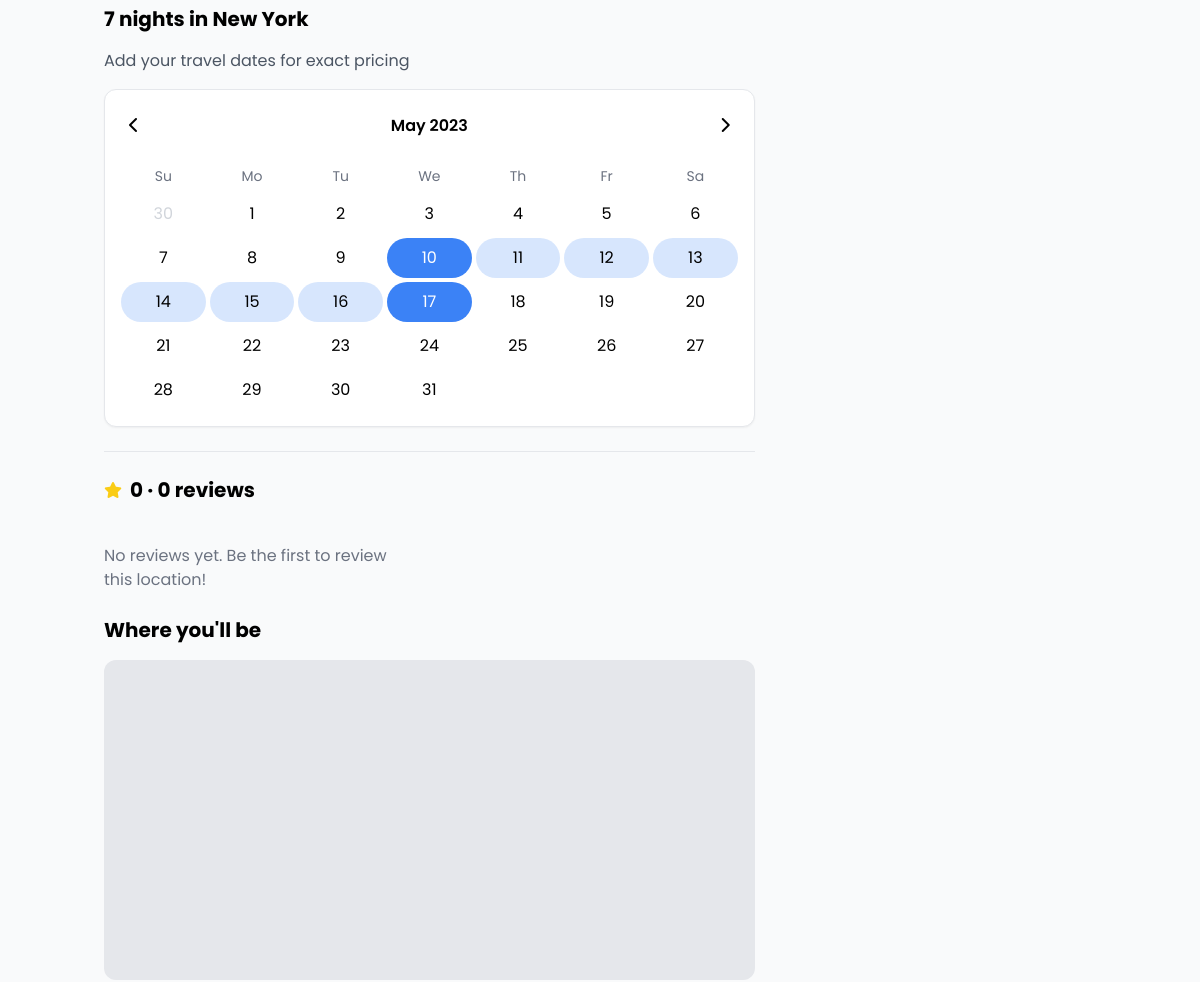
Before: /details/1 (middle part) with the older database file.
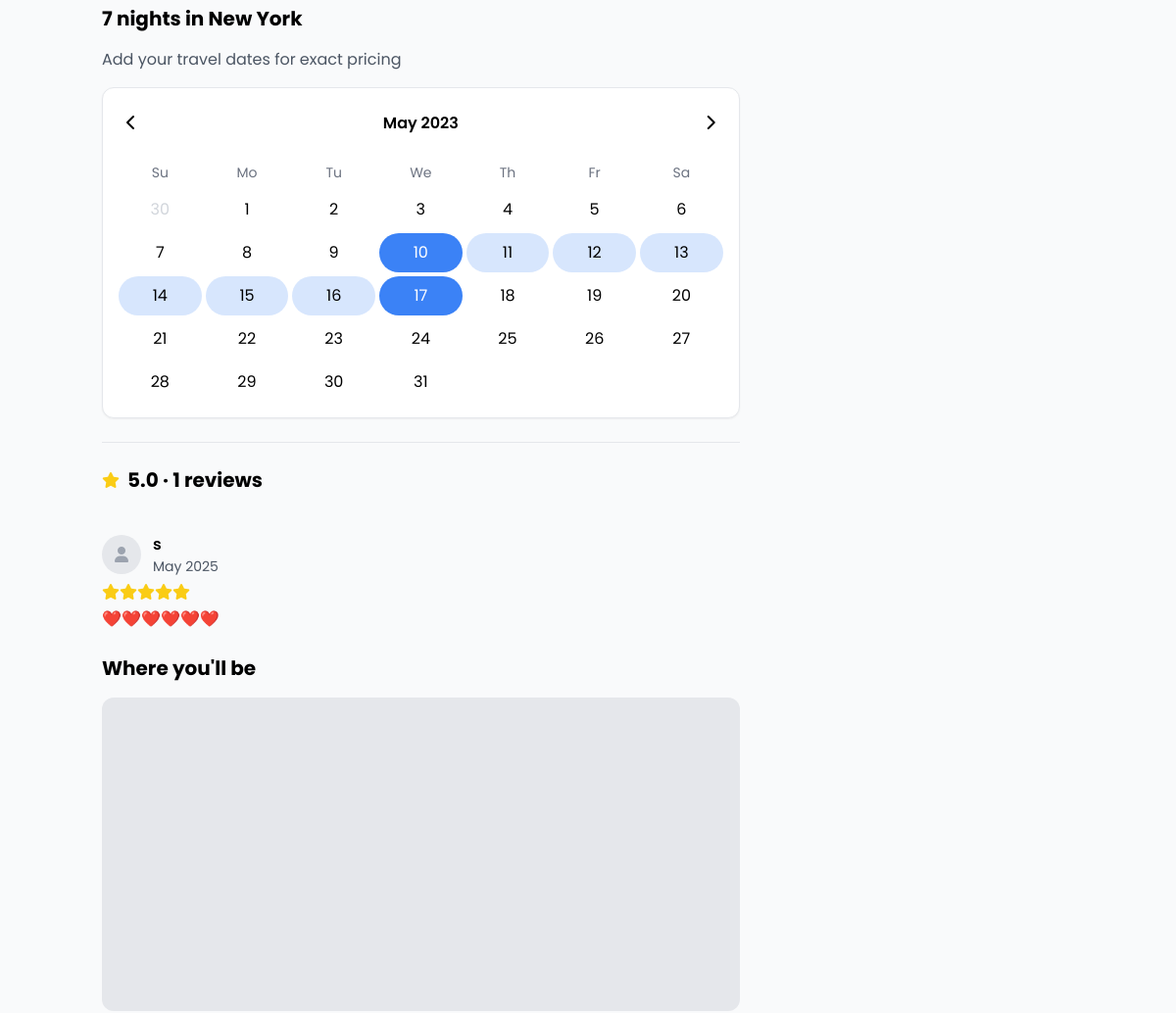
After: the same page with the newer database file.
### location/models.py (models this page shows, shortened)
class Location(models.Model):
    name = models.CharField(max_length=50)
    description = models.TextField()
    rent = models.IntegerField()
    distance = models.IntegerField()
    location = models.CharField(max_length=50)
    image = models.ImageField(upload_to='products/')
    facilities = models.TextField()
    host = models.ForeignKey('authentication.Host', on_delete=models.CASCADE, related_name='properties')
    created_at = models.DateTimeField(auto_now_add=True)
    updated_at = models.DateTimeField(auto_now=True)
    latitude = models.DecimalField(max_digits=9, decimal_places=6, null=True, blank=True)
    longitude = models.DecimalField(max_digits=9, decimal_places=6, null=True, blank=True)

class Review(models.Model):
    RATING_CHOICES = (
        (1, '1 Star'),
        (2, '2 Stars'),
        (3, '3 Stars'),
        (4, '4 Stars'),
        (5, '5 Stars'),
    )
    location = models.ForeignKey(Location, on_delete=models.CASCADE, related_name='reviews')
    user = models.ForeignKey(User, on_delete=models.CASCADE)
    rating = models.IntegerField(choices=RATING_CHOICES)
    comment = models.TextField()
    created_at = models.DateTimeField(auto_now_add=True)
    updated_at = models.DateTimeField(auto_now=True)
    class Meta:
        ordering = ['-created_at']
        unique_together = ['location', 'user']  # One review per user per location

### location/views.py (the view)
# urls.py: path("details/<int:location_id>", productDetails, name="locationDetails"),
def productDetails(request, location_id):
    location = get_object_or_404(Location, id=location_id)
    reviews = location.reviews.all().order_by('-created_at')
    avg_rating = reviews.aggregate(Avg('rating'))['rating__avg'] or 0
    context = {
        "location": location,
        "reviews": reviews,
        "avg_rating": round(avg_rating, 1),
        "review_count": reviews.count()
    }
    return render(request, "details.html", context=context)

### templates/details.html (shortened to what this page needs)
<!DOCTYPE html>
<html lang="en">
<head>
    <script src="https://cdn.tailwindcss.com"></script>
    <link rel="stylesheet" href="https://cdnjs.cloudflare.com/ajax/libs/font-awesome/6.0.0/css/all.min.css">
</head>
<body class="bg-gray-50">
    <main class="container mx-auto px-4 py-8">
        <div class="grid grid-cols-1 lg:grid-cols-3 gap-8 mb-12">
            <div class="lg:col-span-2">
                <div class="border-b pb-6 mb-6">
                    <h2 class="text-xl font-bold mb-4">7 nights in New York</h2>
                    <p class="text-gray-600 mb-4">Add your travel dates for exact pricing</p>
                    <div class="bg-white border rounded-xl p-4 shadow-sm">
                        <div class="flex justify-between items-center mb-4">
                            <button class="p-2 rounded-full hover:bg-gray-100">
                                <i class="fas fa-chevron-left"></i>
                            </button>
                            <h3 class="font-semibold">May 2023</h3>
                            <button class="p-2 rounded-full hover:bg-gray-100">
                                <i class="fas fa-chevron-right"></i>
                            </button>
                        </div>
                        <div class="grid grid-cols-7 gap-1 text-center">
                            <div class="text-gray-500 text-sm py-1">Su</div>
                            <div class="text-gray-500 text-sm py-1">Mo</div>
                            <div class="text-gray-500 text-sm py-1">Tu</div>
                            <div class="text-gray-500 text-sm py-1">We</div>
                            <div class="text-gray-500 text-sm py-1">Th</div>
                            <div class="text-gray-500 text-sm py-1">Fr</div>
                            <div class="text-gray-500 text-sm py-1">Sa</div>
                            <div class="text-gray-300 py-2">30</div>
                            <div class="py-2 hover:bg-gray-100 cursor-pointer rounded-full">1</div>
                            <div class="py-2 hover:bg-gray-100 cursor-pointer rounded-full">2</div>
                            <div class="py-2 hover:bg-gray-100 cursor-pointer rounded-full">3</div>
                            <div class="py-2 hover:bg-gray-100 cursor-pointer rounded-full">4</div>
                            <div class="py-2 hover:bg-gray-100 cursor-pointer rounded-full">5</div>
                            <div class="py-2 hover:bg-gray-100 cursor-pointer rounded-full">6</div>
                            <div class="py-2 hover:bg-gray-100 cursor-pointer rounded-full">7</div>
                            <div class="py-2 hover:bg-gray-100 cursor-pointer rounded-full">8</div>
                            <div class="py-2 hover:bg-gray-100 cursor-pointer rounded-full">9</div>
                            <div class="py-2 bg-primary text-white rounded-full">10</div>
                            <div class="py-2 bg-primary bg-opacity-20 cursor-pointer rounded-full">11</div>
                            <div class="py-2 bg-primary bg-opacity-20 cursor-pointer rounded-full">12</div>
                            <div class="py-2 bg-primary bg-opacity-20 cursor-pointer rounded-full">13</div>
                            <div class="py-2 bg-primary bg-opacity-20 cursor-pointer rounded-full">14</div>
                            <div class="py-2 bg-primary bg-opacity-20 cursor-pointer rounded-full">15</div>
                            <div class="py-2 bg-primary bg-opacity-20 cursor-pointer rounded-full">16</div>
                            <div class="py-2 bg-primary text-white rounded-full">17</div>
                            <div class="py-2 hover:bg-gray-100 cursor-pointer rounded-full">18</div>
                            <div class="py-2 hover:bg-gray-100 cursor-pointer rounded-full">19</div>
                            <div class="py-2 hover:bg-gray-100 cursor-pointer rounded-full">20</div>
                            <div class="py-2 hover:bg-gray-100 cursor-pointer rounded-full">21</div>
                            <div class="py-2 hover:bg-gray-100 cursor-pointer rounded-full">22</div>
                            <div class="py-2 hover:bg-gray-100 cursor-pointer rounded-full">23</div>
                            <div class="py-2 hover:bg-gray-100 cursor-pointer rounded-full">24</div>
                            <div class="py-2 hover:bg-gray-100 cursor-pointer rounded-full">25</div>
                            <div class="py-2 hover:bg-gray-100 cursor-pointer rounded-full">26</div>
                            <div class="py-2 hover:bg-gray-100 cursor-pointer rounded-full">27</div>
                            <div class="py-2 hover:bg-gray-100 cursor-pointer rounded-full">28</div>
                            <div class="py-2 hover:bg-gray-100 cursor-pointer rounded-full">29</div>
                            <div class="py-2 hover:bg-gray-100 cursor-pointer rounded-full">30</div>
                            <div class="py-2 hover:bg-gray-100 cursor-pointer rounded-full">31</div>
                        </div>
                    </div>
                </div>
                <div class="mb-6">
                    <div class="flex items-center mb-4">
                        <i class="fas fa-star text-yellow-400 mr-2"></i>
                        <span class="text-xl font-bold">{{ avg_rating }} · {{ review_count }} reviews</span>
                    </div>
                    <div class="grid grid-cols-1 md:grid-cols-2 gap-6 mb-6">
                        {% for review in reviews %}
                        <div>
                            <div class="flex items-center mb-2">
                                {% if review.user.profile.avatar %}
                                    <img src="{{ review.user.profile.avatar.url }}" alt="Reviewer" class="w-10 h-10 rounded-full mr-3">
                                {% else %}
                                    <div class="w-10 h-10 rounded-full bg-gray-200 flex items-center justify-center mr-3">
                                        <i class="fas fa-user text-gray-400"></i>
                                    </div>
                                {% endif %}
                                <div>
                                    <h4 class="font-semibold">{{ review.user.get_full_name|default:review.user.username }}</h4>
                                    <p class="text-gray-600 text-sm">{{ review.created_at|date:"F Y" }}</p>
                                </div>
                            </div>
                            <div class="flex items-center mb-2">
                                {% for i in "12345"|make_list %}
                                    {% if forloop.counter <= review.rating %}
                                        <i class="fas fa-star text-yellow-400"></i>
                                    {% else %}
                                        <i class="far fa-star text-gray-300"></i>
                                    {% endif %}
                                {% endfor %}
                            </div>
                            <p class="text-gray-700">{{ review.comment }}</p>
                        </div>
                        {% empty %}
                        <p class="text-gray-500">No reviews yet. Be the first to review this location!</p>
                        {% endfor %}
                    </div>
                </div>
                <div class="border-b pb-6 mb-6">
                    <h2 class="text-xl font-bold mb-4">Where you'll be</h2>
                    <div class="h-80 bg-gray-200 rounded-xl mb-4">
                        {% if location.latitude and location.longitude %}
                        <iframe
                            src="https://www.google.com/maps/embed?pb=!1m18!1m12!1m3!1d3000!2d{{location.longitude}}!3d{{location.latitude}}!2m3!1f0!2f0!3f0!3m2!1i1024!2i768!4f13.1!3m3!1m2!1s0x0%3A0x0!2zM!5e0!3m2!1sen!2sin!4v1746004634057!5m2!1sen!2sin"
                            width="100%"
                            height="320"
                            style="border:0;"
                            allowfullscreen=""
                            loading="lazy"
>
                        </iframe>
                        {% else %}
                        <div class="flex items-center justify-center h-full text-gray-500">
                            <p>Map location not available</p>
                        </div>
                        {% endif %}
                    </div>
                </div>
            </div>
            <div>
            </div>
        </div>
    </main>
</body>
</html>

### templates/details.html (style rules this page uses)
body { font-family: 'Poppins', sans-serif; }

Changed rows visible on the page:
added Review: user.get_full_name "s", created_at "May 2025", rating 5 (drawn), comment "❤️❤️❤️❤️❤️❤️"
Other visible differences:
{{ avg_rating }}: "0" → "5.0"
{{ review_count }}: "0" → "1"
text no longer shown: "No reviews yet. Be the first to review this location!"
